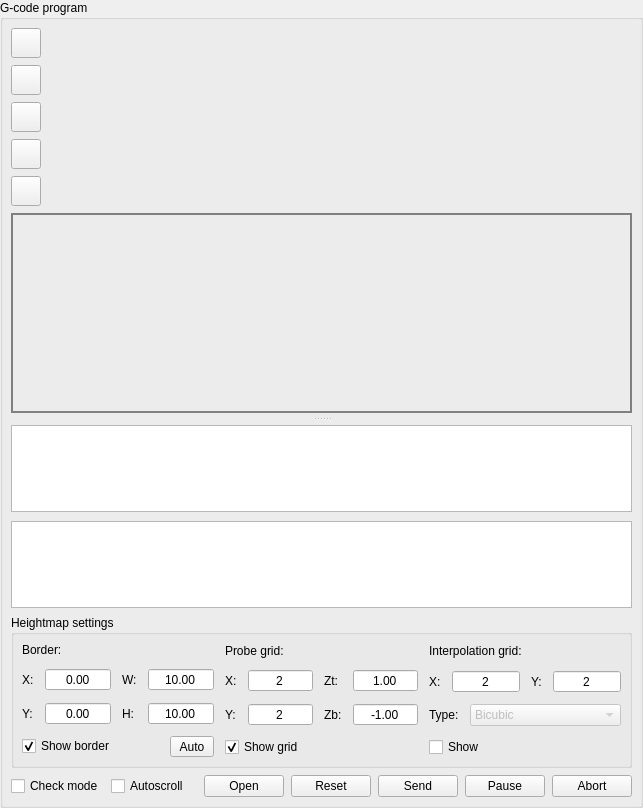
     <widget class="QGroupBox" name="grpProgram">
      <property name="title">
       <string>G-code program</string>
      </property>
      <property name="flat">
       <bool>false</bool>
      </property>
      <layout class="QVBoxLayout" name="verticalLayout_17" stretch="0,0,0,0,0,1,0,0">
       <property name="spacing">
        <number>7</number>
       </property>
       <property name="leftMargin">
        <number>8</number>
       </property>
       <property name="topMargin">
        <number>8</number>
       </property>
       <property name="rightMargin">
        <number>8</number>
       </property>
       <property name="bottomMargin">
        <number>8</number>
       </property>
       <item>
        <widget class="QToolButton" name="cmdIsometric">
         <property name="minimumSize">
          <size>
           <width>30</width>
           <height>30</height>
          </size>
         </property>
         <property name="toolTip">
          <string>Isometric view</string>
         </property>
         <property name="text">
          <string/>
         </property>
         <property name="icon">
          <iconset resource="images.qrc">
           <normaloff>:/images/cube.png</normaloff>:/images/cube.png</iconset>
         </property>
         <property name="iconSize">
          <size>
           <width>20</width>
           <height>20</height>
          </size>
         </property>
        </widget>
       </item>
       <item>
        <widget class="QToolButton" name="cmdTop">
         <property name="minimumSize">
          <size>
           <width>30</width>
           <height>30</height>
          </size>
         </property>
         <property name="toolTip">
          <string>Top view</string>
         </property>
         <property name="text">
          <string/>
         </property>
         <property name="icon">
          <iconset resource="images.qrc">
           <normaloff>:/images/cubeTop.png</normaloff>:/images/cubeTop.png</iconset>
         </property>
         <property name="iconSize">
          <size>
           <width>20</width>
           <height>20</height>
          </size>
         </property>
        </widget>
       </item>
       <item>
        <widget class="QToolButton" name="cmdFront">
         <property name="minimumSize">
          <size>
           <width>30</width>
           <height>30</height>
          </size>
         </property>
         <property name="toolTip">
          <string>Front view</string>
         </property>
         <property name="text">
          <string/>
         </property>
         <property name="icon">
          <iconset resource="images.qrc">
           <normaloff>:/images/cubeFront.png</normaloff>:/images/cubeFront.png</iconset>
         </property>
         <property name="iconSize">
          <size>
           <width>20</width>
           <height>20</height>
          </size>
         </property>
        </widget>
       </item>
       <item>
        <widget class="QToolButton" name="cmdLeft">
         <property name="minimumSize">
          <size>
           <width>30</width>
           <height>30</height>
          </size>
         </property>
         <property name="toolTip">
          <string>Left view</string>
         </property>
         <property name="text">
          <string/>
         </property>
         <property name="icon">
          <iconset resource="images.qrc">
           <normaloff>:/images/cubeLeft.png</normaloff>:/images/cubeLeft.png</iconset>
         </property>
         <property name="iconSize">
          <size>
           <width>20</width>
           <height>20</height>
          </size>
         </property>
        </widget>
       </item>
       <item>
        <widget class="QToolButton" name="cmdFit">
         <property name="minimumSize">
          <size>
           <width>30</width>
           <height>30</height>
          </size>
         </property>
         <property name="toolTip">
          <string>Fit</string>
         </property>
         <property name="text">
          <string/>
         </property>
         <property name="icon">
          <iconset resource="images.qrc">
           <normaloff>:/images/fit_1.png</normaloff>:/images/fit_1.png</iconset>
         </property>
         <property name="iconSize">
          <size>
           <width>20</width>
           <height>20</height>
          </size>
         </property>
        </widget>
       </item>
       <item>
        <widget class="QSplitter" name="splitter">
         <property name="orientation">
          <enum>Qt::Vertical</enum>
         </property>
         <property name="handleWidth">
          <number>12</number>
         </property>
         <widget class="QWidget" name="frame" native="true">
          <property name="sizePolicy">
           <sizepolicy hsizetype="Preferred" vsizetype="Minimum">
            <horstretch>0</horstretch>
            <verstretch>0</verstretch>
           </sizepolicy>
          </property>
          <property name="minimumSize">
           <size>
            <width>0</width>
            <height>200</height>
           </size>
          </property>
          <property name="styleSheet">
           <string notr="true">border: 1px solid gray;</string>
          </property>
          <layout class="QVBoxLayout" name="verticalLayout_8">
           <property name="leftMargin">
            <number>1</number>
           </property>
           <property name="topMargin">
            <number>1</number>
           </property>
           <property name="rightMargin">
            <number>1</number>
           </property>
           <property name="bottomMargin">
            <number>1</number>
           </property>
           <item>
            <widget class="GLWidget" name="glwVisualizer" native="true"/>
           </item>
          </layout>
         </widget>
         <widget class="QWidget" name="layoutWidget">
          <layout class="QVBoxLayout" name="verticalLayout_7">
           <property name="spacing">
            <number>9</number>
           </property>
           <item>
            <widget class="QTableView" name="tblProgram">
             <property name="font">
              <font>
               <pointsize>9</pointsize>
              </font>
             </property>
             <property name="contextMenuPolicy">
              <enum>Qt::CustomContextMenu</enum>
             </property>
             <property name="editTriggers">
              <set>QAbstractItemView::AnyKeyPressed|QAbstractItemView::DoubleClicked|QAbstractItemView::EditKeyPressed|QAbstractItemView::SelectedClicked</set>
             </property>
             <property name="selectionMode">
              <enum>QAbstractItemView::ContiguousSelection</enum>
             </property>
             <property name="selectionBehavior">
              <enum>QAbstractItemView::SelectRows</enum>
             </property>
             <property name="gridStyle">
              <enum>Qt::DashLine</enum>
             </property>
             <attribute name="horizontalHeaderMinimumSectionSize">
              <number>50</number>
             </attribute>
             <attribute name="horizontalHeaderHighlightSections">
              <bool>false</bool>
             </attribute>
             <attribute name="verticalHeaderVisible">
              <bool>false</bool>
             </attribute>
            </widget>
           </item>
           <item>
            <widget class="QTableView" name="tblHeightMap">
             <property name="alternatingRowColors">
              <bool>true</bool>
             </property>
             <property name="selectionMode">
              <enum>QAbstractItemView::SingleSelection</enum>
             </property>
             <property name="gridStyle">
              <enum>Qt::DashLine</enum>
             </property>
             <attribute name="horizontalHeaderVisible">
              <bool>false</bool>
             </attribute>
             <attribute name="horizontalHeaderDefaultSectionSize">
              <number>60</number>
             </attribute>
             <attribute name="horizontalHeaderHighlightSections">
              <bool>false</bool>
             </attribute>
             <attribute name="verticalHeaderVisible">
              <bool>false</bool>
             </attribute>
            </widget>
           </item>
          </layout>
         </widget>
        </widget>
       </item>
       <item>
        <widget class="QGroupBox" name="grpHeightmapSettings">
         <property name="title">
          <string>Heightmap settings</string>
         </property>
         <layout class="QHBoxLayout" name="horizontalLayout_20" stretch="1,1,1">
          <property name="spacing">
           <number>11</number>
          </property>
          <property name="leftMargin">
           <number>8</number>
          </property>
          <property name="topMargin">
           <number>8</number>
          </property>
          <property name="rightMargin">
           <number>8</number>
          </property>
          <property name="bottomMargin">
           <number>8</number>
          </property>
          <item>
           <layout class="QVBoxLayout" name="verticalLayout_18">
            <item>
             <widget class="QLabel" name="label_5">
              <property name="text">
               <string>Border:</string>
              </property>
             </widget>
            </item>
            <item>
             <layout class="QGridLayout" name="gridLayout">
              <item row="0" column="0">
               <widget class="QLabel" name="label_6">
                <property name="text">
                 <string>X:</string>
                </property>
               </widget>
              </item>
              <item row="0" column="1">
               <widget class="QDoubleSpinBox" name="heightmapBorderX">
                <property name="sizePolicy">
                 <sizepolicy hsizetype="Expanding" vsizetype="Fixed">
                  <horstretch>0</horstretch>
                  <verstretch>0</verstretch>
                 </sizepolicy>
                </property>
                <property name="locale">
                 <locale language="C" country="AnyCountry"/>
                </property>
                <property name="alignment">
                 <set>Qt::AlignCenter</set>
                </property>
                <property name="buttonSymbols">
                 <enum>QAbstractSpinBox::NoButtons</enum>
                </property>
                <property name="minimum">
                 <double>-999.000000000000000</double>
                </property>
                <property name="maximum">
                 <double>999.000000000000000</double>
                </property>
               </widget>
              </item>
              <item row="1" column="3">
               <widget class="QDoubleSpinBox" name="heightmapBorderHeight">
                <property name="sizePolicy">
                 <sizepolicy hsizetype="Expanding" vsizetype="Fixed">
                  <horstretch>0</horstretch>
                  <verstretch>0</verstretch>
                 </sizepolicy>
                </property>
                <property name="locale">
                 <locale language="C" country="AnyCountry"/>
                </property>
                <property name="alignment">
                 <set>Qt::AlignCenter</set>
                </property>
                <property name="buttonSymbols">
                 <enum>QAbstractSpinBox::NoButtons</enum>
                </property>
                <property name="minimum">
                 <double>-999.000000000000000</double>
                </property>
                <property name="maximum">
                 <double>999.000000000000000</double>
                </property>
                <property name="value">
                 <double>10.000000000000000</double>
                </property>
               </widget>
              </item>
              <item row="1" column="2">
               <widget class="QLabel" name="label_9">
                <property name="text">
                 <string>H:</string>
                </property>
               </widget>
              </item>
              <item row="1" column="1">
               <widget class="QDoubleSpinBox" name="heightmapBorderY">
                <property name="sizePolicy">
                 <sizepolicy hsizetype="Expanding" vsizetype="Fixed">
                  <horstretch>0</horstretch>
                  <verstretch>0</verstretch>
                 </sizepolicy>
                </property>
                <property name="locale">
                 <locale language="C" country="AnyCountry"/>
                </property>
                <property name="alignment">
                 <set>Qt::AlignCenter</set>
                </property>
                <property name="buttonSymbols">
                 <enum>QAbstractSpinBox::NoButtons</enum>
                </property>
                <property name="minimum">
                 <double>-999.000000000000000</double>
                </property>
                <property name="maximum">
                 <double>999.000000000000000</double>
                </property>
               </widget>
              </item>
              <item row="1" column="0">
               <widget class="QLabel" name="label_7">
                <property name="text">
                 <string>Y:</string>
                </property>
               </widget>
              </item>
              <item row="0" column="2">
               <widget class="QLabel" name="label_8">
                <property name="text">
                 <string>W:</string>
                </property>
               </widget>
              </item>
              <item row="0" column="3">
               <widget class="QDoubleSpinBox" name="heightmapBorderWidth">
                <property name="sizePolicy">
                 <sizepolicy hsizetype="Expanding" vsizetype="Fixed">
                  <horstretch>0</horstretch>
                  <verstretch>0</verstretch>
                 </sizepolicy>
                </property>
                <property name="locale">
                 <locale language="C" country="AnyCountry"/>
                </property>
                <property name="alignment">
                 <set>Qt::AlignCenter</set>
                </property>
                <property name="buttonSymbols">
                 <enum>QAbstractSpinBox::NoButtons</enum>
                </property>
                <property name="minimum">
                 <double>-999.000000000000000</double>
                </property>
                <property name="maximum">
                 <double>999.000000000000000</double>
                </property>
                <property name="value">
                 <double>10.000000000000000</double>
                </property>
               </widget>
              </item>
             </layout>
            </item>
            <item>
             <layout class="QHBoxLayout" name="horizontalLayout_18">
              <item>
               <widget class="QCheckBox" name="chkHeightMapBorderShow">
                <property name="text">
                 <string>Show border</string>
                </property>
                <property name="checked">
                 <bool>true</bool>
                </property>
               </widget>
              </item>
              <item>
               <widget class="StyledToolButton" name="cmdHeightMapBorderAuto">
                <property name="minimumSize">
                 <size>
                  <width>44</width>
                  <height>18</height>
                 </size>
                </property>
                <property name="text">
                 <string>Auto</string>
                </property>
               </widget>
              </item>
             </layout>
            </item>
           </layout>
          </item>
          <item>
           <layout class="QVBoxLayout" name="verticalLayout_19">
            <item>
             <widget class="QLabel" name="label_10">
              <property name="text">
               <string>Probe grid:</string>
              </property>
             </widget>
            </item>
            <item>
             <layout class="QGridLayout" name="gridLayout_4">
              <item row="0" column="0">
               <widget class="QLabel" name="label_12">
                <property name="text">
                 <string>X:</string>
                </property>
               </widget>
              </item>
              <item row="0" column="1">
               <widget class="QDoubleSpinBox" name="heightmapGridX">
                <property name="sizePolicy">
                 <sizepolicy hsizetype="Expanding" vsizetype="Fixed">
                  <horstretch>0</horstretch>
                  <verstretch>0</verstretch>
                 </sizepolicy>
                </property>
                <property name="locale">
                 <locale language="C" country="AnyCountry"/>
                </property>
                <property name="alignment">
                 <set>Qt::AlignCenter</set>
                </property>
                <property name="buttonSymbols">
                 <enum>QAbstractSpinBox::NoButtons</enum>
                </property>
                <property name="decimals">
                 <number>0</number>
                </property>
                <property name="minimum">
                 <double>2.000000000000000</double>
                </property>
                <property name="maximum">
                 <double>1000.000000000000000</double>
                </property>
                <property name="value">
                 <double>2.000000000000000</double>
                </property>
               </widget>
              </item>
              <item row="0" column="5">
               <widget class="QDoubleSpinBox" name="heightmapGridZTop">
                <property name="sizePolicy">
                 <sizepolicy hsizetype="Expanding" vsizetype="Fixed">
                  <horstretch>0</horstretch>
                  <verstretch>0</verstretch>
                 </sizepolicy>
                </property>
                <property name="locale">
                 <locale language="C" country="AnyCountry"/>
                </property>
                <property name="alignment">
                 <set>Qt::AlignCenter</set>
                </property>
                <property name="buttonSymbols">
                 <enum>QAbstractSpinBox::NoButtons</enum>
                </property>
                <property name="minimum">
                 <double>-999.000000000000000</double>
                </property>
                <property name="maximum">
                 <double>999.000000000000000</double>
                </property>
                <property name="value">
                 <double>1.000000000000000</double>
                </property>
               </widget>
              </item>
              <item row="1" column="5">
               <widget class="QDoubleSpinBox" name="heightmapGridZBottom">
                <property name="sizePolicy">
                 <sizepolicy hsizetype="Expanding" vsizetype="Fixed">
                  <horstretch>0</horstretch>
                  <verstretch>0</verstretch>
                 </sizepolicy>
                </property>
                <property name="locale">
                 <locale language="C" country="AnyCountry"/>
                </property>
                <property name="alignment">
                 <set>Qt::AlignCenter</set>
                </property>
                <property name="buttonSymbols">
                 <enum>QAbstractSpinBox::NoButtons</enum>
                </property>
                <property name="minimum">
                 <double>-999.000000000000000</double>
                </property>
                <property name="maximum">
                 <double>999.000000000000000</double>
                </property>
                <property name="value">
                 <double>-1.000000000000000</double>
                </property>
               </widget>
              </item>
              <item row="1" column="1">
               <widget class="QDoubleSpinBox" name="heightmapGridY">
                <property name="sizePolicy">
                 <sizepolicy hsizetype="Expanding" vsizetype="Fixed">
                  <horstretch>0</horstretch>
                  <verstretch>0</verstretch>
                 </sizepolicy>
                </property>
                <property name="locale">
                 <locale language="C" country="AnyCountry"/>
                </property>
                <property name="alignment">
                 <set>Qt::AlignCenter</set>
                </property>
                <property name="buttonSymbols">
                 <enum>QAbstractSpinBox::NoButtons</enum>
                </property>
                <property name="decimals">
                 <number>0</number>
                </property>
                <property name="minimum">
                 <double>2.000000000000000</double>
                </property>
                <property name="maximum">
                 <double>1000.000000000000000</double>
                </property>
                <property name="value">
                 <double>2.000000000000000</double>
                </property>
               </widget>
              </item>
              <item row="1" column="3">
               <widget class="QLabel" name="label_11">
                <property name="text">
                 <string>Zb:</string>
                </property>
               </widget>
              </item>
              <item row="1" column="0">
               <widget class="QLabel" name="label_13">
                <property name="text">
                 <string>Y:</string>
                </property>
               </widget>
              </item>
              <item row="0" column="3">
               <widget class="QLabel" name="label_14">
                <property name="text">
                 <string>Zt:</string>
                </property>
               </widget>
              </item>
             </layout>
            </item>
            <item>
             <layout class="QHBoxLayout" name="horizontalLayout_19">
              <item>
               <widget class="QCheckBox" name="chkHeightMapGridShow">
                <property name="text">
                 <string>Show grid</string>
                </property>
                <property name="checked">
                 <bool>true</bool>
                </property>
               </widget>
              </item>
              <item>
               <spacer name="horizontalSpacer_6">
                <property name="orientation">
                 <enum>Qt::Horizontal</enum>
                </property>
                <property name="sizeHint" stdset="0">
                 <size>
                  <width>40</width>
                  <height>1</height>
                 </size>
                </property>
               </spacer>
              </item>
             </layout>
            </item>
           </layout>
          </item>
          <item>
           <layout class="QVBoxLayout" name="verticalLayout_20">
            <item>
             <widget class="QLabel" name="label_16">
              <property name="text">
               <string>Interpolation grid:</string>
              </property>
             </widget>
            </item>
            <item>
             <layout class="QGridLayout" name="gridLayout_6">
              <item row="1" column="2">
               <widget class="QLabel" name="label_19">
                <property name="text">
                 <string>Y:</string>
                </property>
               </widget>
              </item>
              <item row="1" column="0">
               <widget class="QLabel" name="label_18">
                <property name="text">
                 <string>X:</string>
                </property>
               </widget>
              </item>
              <item row="1" column="1">
               <widget class="QDoubleSpinBox" name="heightmapInterpolationStepX">
                <property name="sizePolicy">
                 <sizepolicy hsizetype="Expanding" vsizetype="Fixed">
                  <horstretch>0</horstretch>
                  <verstretch>0</verstretch>
                 </sizepolicy>
                </property>
                <property name="locale">
                 <locale language="C" country="AnyCountry"/>
                </property>
                <property name="alignment">
                 <set>Qt::AlignCenter</set>
                </property>
                <property name="buttonSymbols">
                 <enum>QAbstractSpinBox::NoButtons</enum>
                </property>
                <property name="decimals">
                 <number>0</number>
                </property>
                <property name="minimum">
                 <double>2.000000000000000</double>
                </property>
                <property name="maximum">
                 <double>1000.000000000000000</double>
                </property>
                <property name="value">
                 <double>2.000000000000000</double>
                </property>
               </widget>
              </item>
              <item row="1" column="3">
               <widget class="QDoubleSpinBox" name="heightmapInterpolationStepY">
                <property name="sizePolicy">
                 <sizepolicy hsizetype="Expanding" vsizetype="Fixed">
                  <horstretch>0</horstretch>
                  <verstretch>0</verstretch>
                 </sizepolicy>
                </property>
                <property name="locale">
                 <locale language="C" country="AnyCountry"/>
                </property>
                <property name="alignment">
                 <set>Qt::AlignCenter</set>
                </property>
                <property name="buttonSymbols">
                 <enum>QAbstractSpinBox::NoButtons</enum>
                </property>
                <property name="decimals">
                 <number>0</number>
                </property>
                <property name="minimum">
                 <double>2.000000000000000</double>
                </property>
                <property name="maximum">
                 <double>1000.000000000000000</double>
                </property>
                <property name="value">
                 <double>2.000000000000000</double>
                </property>
               </widget>
              </item>
             </layout>
            </item>
            <item>
             <layout class="QHBoxLayout" name="horizontalLayout_23" stretch="0,0">
              <item>
               <widget class="QLabel" name="label_17">
                <property name="text">
                 <string>Type:</string>
                </property>
               </widget>
              </item>
              <item>
               <widget class="QComboBox" name="heightmapInterpolationType">
                <property name="enabled">
                 <bool>false</bool>
                </property>
                <property name="sizePolicy">
                 <sizepolicy hsizetype="Expanding" vsizetype="Fixed">
                  <horstretch>0</horstretch>
                  <verstretch>0</verstretch>
                 </sizepolicy>
                </property>
                <item>
                 <property name="text">
                  <string>Bicubic</string>
                 </property>
                </item>
               </widget>
              </item>
             </layout>
            </item>
            <item>
             <layout class="QHBoxLayout" name="horizontalLayout_24">
              <item>
               <widget class="QCheckBox" name="chkHeightMapInterpolationShow">
                <property name="text">
                 <string>Show</string>
                </property>
               </widget>
              </item>
              <item>
               <spacer name="horizontalSpacer_8">
                <property name="orientation">
                 <enum>Qt::Horizontal</enum>
                </property>
                <property name="sizeHint" stdset="0">
                 <size>
                  <width>40</width>
                  <height>1</height>
                 </size>
                </property>
               </spacer>
              </item>
             </layout>
            </item>
           </layout>
          </item>
         </layout>
        </widget>
       </item>
       <item>
        <layout class="QHBoxLayout" name="horizontalLayout_3">
         <item>
          <widget class="QCheckBox" name="chkTestMode">
           <property name="sizePolicy">
            <sizepolicy hsizetype="Preferred" vsizetype="Fixed">
             <horstretch>0</horstretch>
             <verstretch>0</verstretch>
            </sizepolicy>
           </property>
           <property name="minimumSize">
            <size>
             <width>22</width>
             <height>0</height>
            </size>
           </property>
           <property name="text">
            <string>Check mode</string>
           </property>
          </widget>
         </item>
         <item>
          <widget class="QCheckBox" name="chkAutoScroll">
           <property name="sizePolicy">
            <sizepolicy hsizetype="Preferred" vsizetype="Fixed">
             <horstretch>0</horstretch>
             <verstretch>0</verstretch>
            </sizepolicy>
           </property>
           <property name="minimumSize">
            <size>
             <width>22</width>
             <height>0</height>
            </size>
           </property>
           <property name="text">
            <string>Autoscroll</string>
           </property>
          </widget>
         </item>
         <item>
          <spacer name="spacerBot">
           <property name="orientation">
            <enum>Qt::Horizontal</enum>
           </property>
           <property name="sizeHint" stdset="0">
            <size>
             <width>8</width>
             <height>20</height>
            </size>
           </property>
          </spacer>
         </item>
         <item>
          <widget class="QPushButton" name="cmdFileOpen">
           <property name="text">
            <string>Open</string>
           </property>
          </widget>
         </item>
         <item>
          <widget class="QPushButton" name="cmdFileReset">
           <property name="text">
            <string>Reset</string>
           </property>
          </widget>
         </item>
         <item>
          <widget class="QPushButton" name="cmdFileSend">
           <property name="text">
            <string>Send</string>
           </property>
          </widget>
         </item>
         <item>
          <widget class="QPushButton" name="cmdFilePause">
           <property name="text">
            <string>Pause</string>
           </property>
           <property name="checkable">
            <bool>true</bool>
           </property>
          </widget>
         </item>
         <item>
          <widget class="QPushButton" name="cmdFileAbort">
           <property name="text">
            <string>Abort</string>
           </property>
          </widget>
         </item>
        </layout>
       </item>
      </layout>
     </widget>
